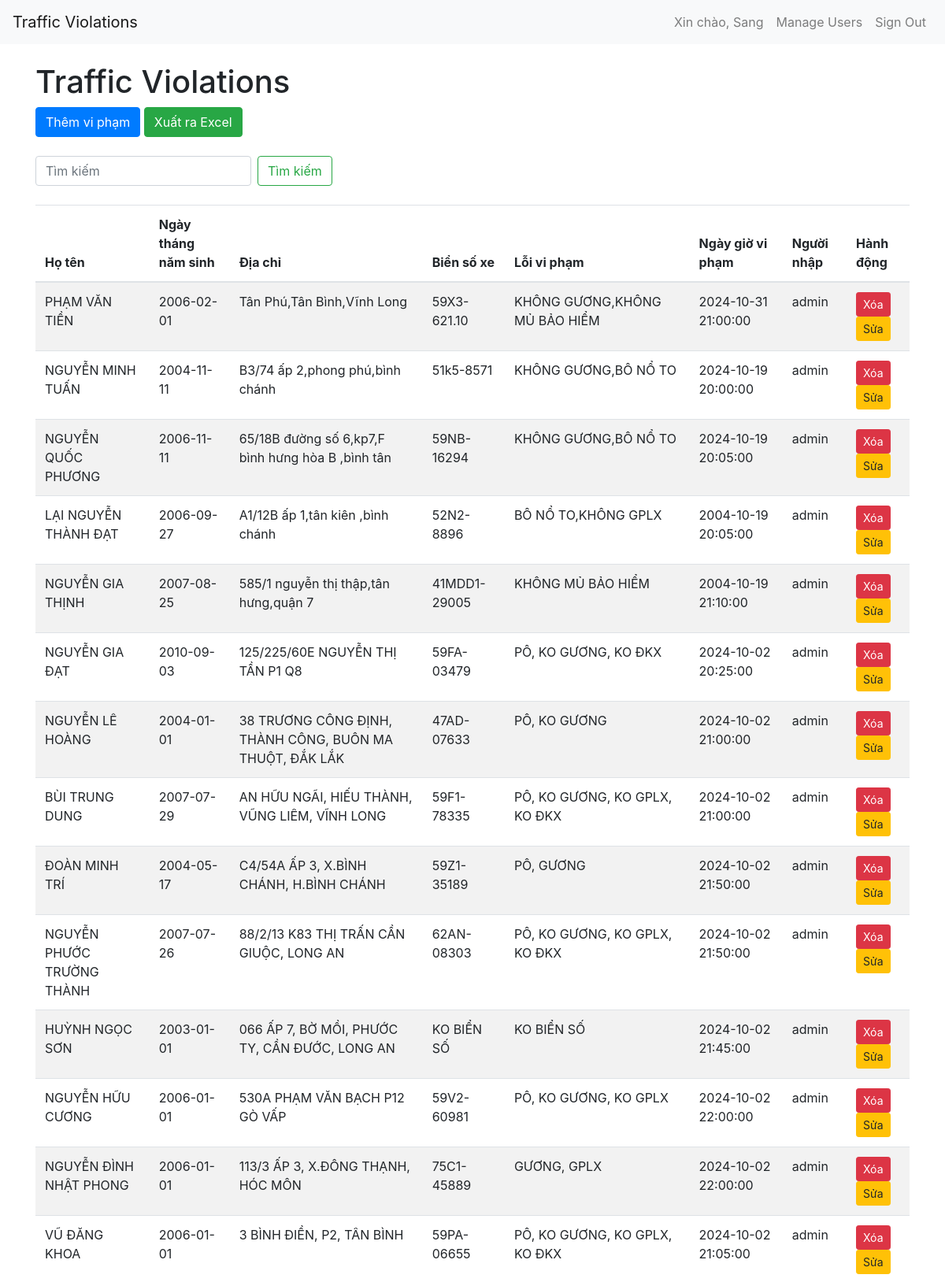
Page / (signed in, upper part) on the committed database.
### app.py (models this page shows, shortened)
class User(UserMixin, db.Model):
    id = db.Column(db.Integer, primary_key=True)
    username = db.Column(db.String(150), unique=True, nullable=False)
    password = db.Column(db.String(150), nullable=False)

class Violation(db.Model):
    id = db.Column(db.Integer, primary_key=True)
    name = db.Column(db.String(100), nullable=False)
    birth_date = db.Column(db.Date, nullable=False)
    address = db.Column(db.String(200), nullable=False)
    license_plate = db.Column(db.String(20), nullable=False)
    violation = db.Column(db.String(200), nullable=False)
    violation_date = db.Column(db.DateTime, nullable=False)
    added_by = db.Column(db.String(150), nullable=False)
    is_deleted = db.Column(db.Boolean, default=False)

### app.py (the view)
@app.route('/')
@login_required
def index():
    search = request.args.get('search')
    page = request.args.get(get_page_parameter(), type=int, default=1)
    per_page = 50
    if search:
        search = unidecode(search).lower()
        violations_query = Violation.query.filter_by(is_deleted=False).all()
        violations = [v for v in violations_query if search in unidecode(v.name).lower() or search in unidecode(v.license_plate).lower()]
    else:
        violations = Violation.query.filter_by(is_deleted=False).all()
    total = len(violations)
    start = (page - 1) * per_page
    end = start + per_page
    violations_paginated = violations[start:end]
    pagination = Pagination(page=page, total=total, per_page=per_page, css_framework='bootstrap4')
    return render_template('index.html', violations=violations_paginated, pagination=pagination, search=search)

### app.py (called while the page is built)
@login_manager.user_loader
def load_user(user_id):
    return User.query.get(int(user_id))

### templates/index.html (shortened to what this page needs)
<!DOCTYPE html>
<html>
<head>
    <link rel="stylesheet" href="https://stackpath.bootstrapcdn.com/bootstrap/4.5.2/css/bootstrap.min.css">
</head>
<body>
    <nav class="navbar navbar-expand-lg navbar-light bg-light">
        <a class="navbar-brand" href="#">Traffic Violations</a>
        <div class="collapse navbar-collapse" id="navbarNav">
            <ul class="navbar-nav ml-auto">
                <li class="nav-item">
                    <span class="nav-link">Xin chào, {{ current_user.username }}</span>
                </li>
                <li class="nav-item">
                    <a class="nav-link" href="/users">Manage Users</a>
                </li>
                <li class="nav-item">
                    <a class="nav-link" href="/logout">Sign Out</a>
                </li>
            </ul>
        </div>
    </nav>
    <div class="container">
        <h1 class="mt-4">Traffic Violations</h1>
        <a href="/add" class="btn btn-primary mb-4">Thêm vi phạm</a>
        <a href="/export_excel" class="btn btn-success mb-4">Xuất ra Excel</a>
        <form class="form-inline mb-4" method="GET" action="/">
            <input class="form-control mr-sm-2" type="search" name="search" placeholder="Tìm kiếm" aria-label="Search">
            <button class="btn btn-outline-success my-2 my-sm-0" type="submit">Tìm kiếm</button>
        </form>
        <table class="table table-striped table-responsive">
            <thead>
                <tr>
                    <th>Họ tên</th>
                    <th>Ngày tháng năm sinh</th>
                    <th>Địa chỉ</th>
                    <th>Biển số xe</th>
                    <th>Lỗi vi phạm</th>
                    <th>Ngày giờ vi phạm</th>
                    <th>Người nhập</th>
                    <th>Hành động</th>
                </tr>
            </thead>
            <tbody>
                {% for violation in violations %}
                    <tr>
                        <td>{{ violation.name }}</td>
                        <td>{{ violation.birth_date }}</td>
                        <td>{{ violation.address }}</td>
                        <td>{{ violation.license_plate }}</td>
                        <td>{{ violation.violation }}</td>
                        <td>{{ violation.violation_date }}</td>
                        <td>{{ violation.added_by }}</td>
                        <td>
                            <form action="/delete/{{ violation.id }}" method="post" style="display:inline;" onsubmit="return confirmDelete();">
                                <button type="submit" class="btn btn-danger btn-sm">Xóa</button>
                            </form>
                            <a href="/edit/{{ violation.id }}" class="btn btn-warning btn-sm">Sửa</a>
                        </td>
                    </tr>
                {% endfor %}
            </tbody>
        </table>
    </div>
</body>
</html>

### rows in the picture
User: username "Sang"
Violation: name "PHẠM VĂN TIỀN", birth_date "2006-02-01", address "Tân Phú,Tân Bình,Vĩnh Long", license_plate "59X3-621.10", violation "KHÔNG GƯƠNG,KHÔNG MỦ BẢO HIỂM", violation_date "2024-10-31 21:00:00", added_by "admin"
Violation: name "NGUYỄN MINH TUẤN", birth_date "2004-11-11", address "B3/74 ấp 2,phong phú,bình chánh", license_plate "51k5-8571", violation "KHÔNG GƯƠNG,BÔ NỔ TO", violation_date "2024-10-19 20:00:00", added_by "admin"
Violation: name "NGUYỄN QUỐC PHƯƠNG", birth_date "2006-11-11", address "65/18B đường số 6,kp7,F bình hưng hòa B ,bình tân", license_plate "59NB-16294", violation "KHÔNG GƯƠNG,BÔ NỔ TO", violation_date "2024-10-19 20:05:00", added_by "admin"
Violation: name "LẠI NGUYỄN THÀNH ĐẠT", birth_date "2006-09-27", address "A1/12B ấp 1,tân kiên ,bình chánh", license_plate "52N2-8896", violation "BÔ NỔ TO,KHÔNG GPLX", violation_date "2004-10-19 20:05:00", added_by "admin"
Violation: name "NGUYỄN GIA THỊNH", birth_date "2007-08-25", address "585/1 nguyễn thị thập,tân hưng,quận 7", license_plate "41MDD1-29005", violation "KHÔNG MỦ BẢO HIỂM", violation_date "2004-10-19 21:10:00", added_by "admin"
Violation: name "NGUYỄN GIA ĐẠT", birth_date "2010-09-03", address "125/225/60E NGUYỄN THỊ TẦN P1 Q8", license_plate "59FA-03479", violation "PÔ, KO GƯƠNG, KO ĐKX", violation_date "2024-10-02 20:25:00", added_by "admin"
Violation: name "NGUYỄN LÊ HOÀNG", birth_date "2004-01-01", address "38 TRƯƠNG CÔNG ĐỊNH, THÀNH CÔNG, BUÔN MA THUỘT, ĐẮK LẮK", license_plate "47AD-07633", violation "PÔ, KO GƯƠNG", violation_date "2024-10-02 21:00:00", added_by "admin"
Violation: name "BÙI TRUNG DUNG", birth_date "2007-07-29", address "AN HỮU NGÃI, HIẾU THÀNH, VŨNG LIÊM, VĨNH LONG", license_plate "59F1-78335", violation "PÔ, KO GƯƠNG, KO GPLX, KO ĐKX", violation_date "2024-10-02 21:00:00", added_by "admin"
Violation: name "ĐOÀN MINH TRÍ", birth_date "2004-05-17", address "C4/54A ẤP 3, X.BÌNH CHÁNH, H.BÌNH CHÁNH", license_plate "59Z1-35189", violation "PÔ, GƯƠNG", violation_date "2024-10-02 21:50:00", added_by "admin"
Violation: name "NGUYỄN PHƯỚC TRƯỜNG THÀNH", birth_date "2007-07-26", address "88/2/13 K83 THỊ TRẤN CẦN GIUỘC, LONG AN", license_plate "62AN-08303", violation "PÔ, KO GƯƠNG, KO GPLX, KO ĐKX", violation_date "2024-10-02 21:50:00", added_by "admin"
Violation: name "HUỲNH NGỌC SƠN", birth_date "2003-01-01", address "066 ẤP 7, BỜ MỒI, PHƯỚC TY, CẦN ĐƯỚC, LONG AN", license_plate "KO BIỂN SỐ", violation "KO BIỂN SỐ", violation_date "2024-10-02 21:45:00", added_by "admin"
Violation: name "NGUYỄN HỮU CƯƠNG", birth_date "2006-01-01", address "530A PHẠM VĂN BẠCH P12 GÒ VẤP", license_plate "59V2-60981", violation "PÔ, KO GƯƠNG, KO GPLX", violation_date "2024-10-02 22:00:00", added_by "admin"
Violation: name "NGUYỄN ĐÌNH NHẬT PHONG", birth_date "2006-01-01", address "113/3 ẤP 3, X.ĐÔNG THẠNH, HÓC MÔN", license_plate "75C1-45889", violation "GƯƠNG, GPLX", violation_date "2024-10-02 22:00:00", added_by "admin"
Violation: name "VŨ ĐĂNG KHOA", birth_date "2006-01-01", address "3 BÌNH ĐIỀN, P2, TÂN BÌNH", license_plate "59PA-06655", violation "PÔ, KO GƯƠNG, KO GPLX, KO ĐKX", violation_date "2024-10-02 21:05:00", added_by "admin"
